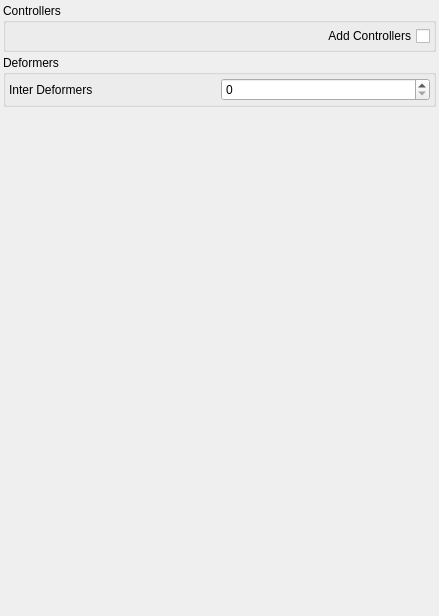
<?xml version="1.0" encoding="UTF-8"?>
<ui version="4.0">
 <class>Form</class>
 <widget class="QWidget" name="Form">
  <property name="geometry">
   <rect>
    <x>0</x>
    <y>0</y>
    <width>439</width>
    <height>616</height>
   </rect>
  </property>
  <property name="windowTitle">
   <string>Form</string>
  </property>
  <layout class="QVBoxLayout" name="verticalLayout">
   <property name="spacing">
    <number>3</number>
   </property>
   <property name="margin">
    <number>3</number>
   </property>
   <item>
    <widget class="QGroupBox" name="groupBox_3">
     <property name="title">
      <string>Controllers</string>
     </property>
     <layout class="QHBoxLayout" name="horizontalLayout_2">
      <property name="spacing">
       <number>3</number>
      </property>
      <property name="margin">
       <number>3</number>
      </property>
      <item>
       <widget class="QCheckBox" name="uiAddControllers">
        <property name="enabled">
         <bool>true</bool>
        </property>
        <property name="sizePolicy">
         <sizepolicy hsizetype="Preferred" vsizetype="Fixed">
          <horstretch>0</horstretch>
          <verstretch>0</verstretch>
         </sizepolicy>
        </property>
        <property name="minimumSize">
         <size>
          <width>100</width>
          <height>0</height>
         </size>
        </property>
        <property name="layoutDirection">
         <enum>Qt::RightToLeft</enum>
        </property>
        <property name="text">
         <string>Add Controllers</string>
        </property>
       </widget>
      </item>
     </layout>
    </widget>
   </item>
   <item>
    <widget class="QGroupBox" name="groupBox">
     <property name="minimumSize">
      <size>
       <width>0</width>
       <height>0</height>
      </size>
     </property>
     <property name="title">
      <string>Deformers</string>
     </property>
     <layout class="QHBoxLayout" name="horizontalLayout">
      <property name="spacing">
       <number>3</number>
      </property>
      <property name="margin">
       <number>3</number>
      </property>
      <item>
       <widget class="QLabel" name="label">
        <property name="text">
         <string>Inter Deformers</string>
        </property>
       </widget>
      </item>
      <item>
       <widget class="QSpinBox" name="uiInterDeformers"/>
      </item>
     </layout>
    </widget>
   </item>
   <item>
    <spacer name="verticalSpacer">
     <property name="orientation">
      <enum>Qt::Vertical</enum>
     </property>
     <property name="sizeHint" stdset="0">
      <size>
       <width>20</width>
       <height>566</height>
      </size>
     </property>
    </spacer>
   </item>
  </layout>
 </widget>
 <resources/>
 <connections/>
</ui>
